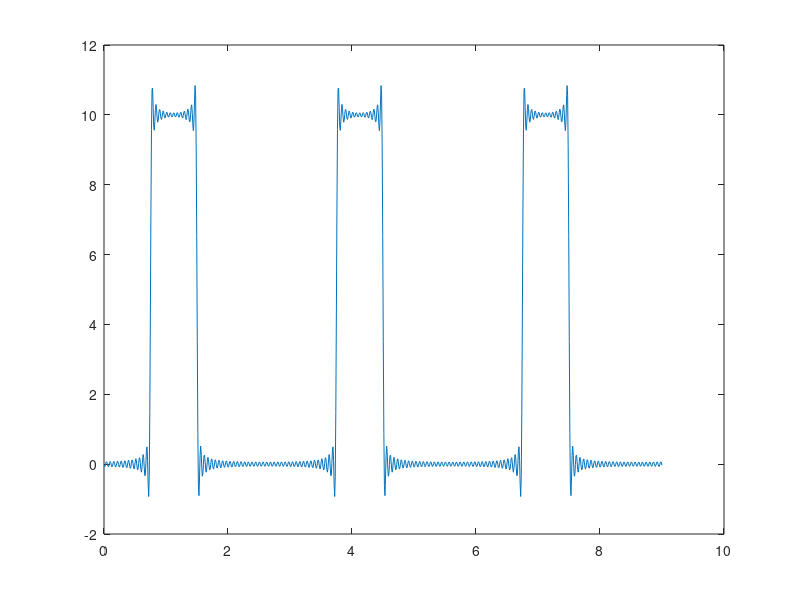

Here is the MATLAB script that generated this plot:
A = 5;
T = 3
N = 50;

x = linspace(0, 3*T, 1000);
f = zeros(size(x))

for n = 0:N
    if n == 0
        A_n = A/2;
    else
        A_n = A * (sin(pi * n/4) / (pi * n/4))
    end
    phi_n = - 3/4 * pi *n;
    f = f + A_n * cos(2*pi*n/T*x + phi_n);   
end

figure(1);
clf;
plot(x, f)
